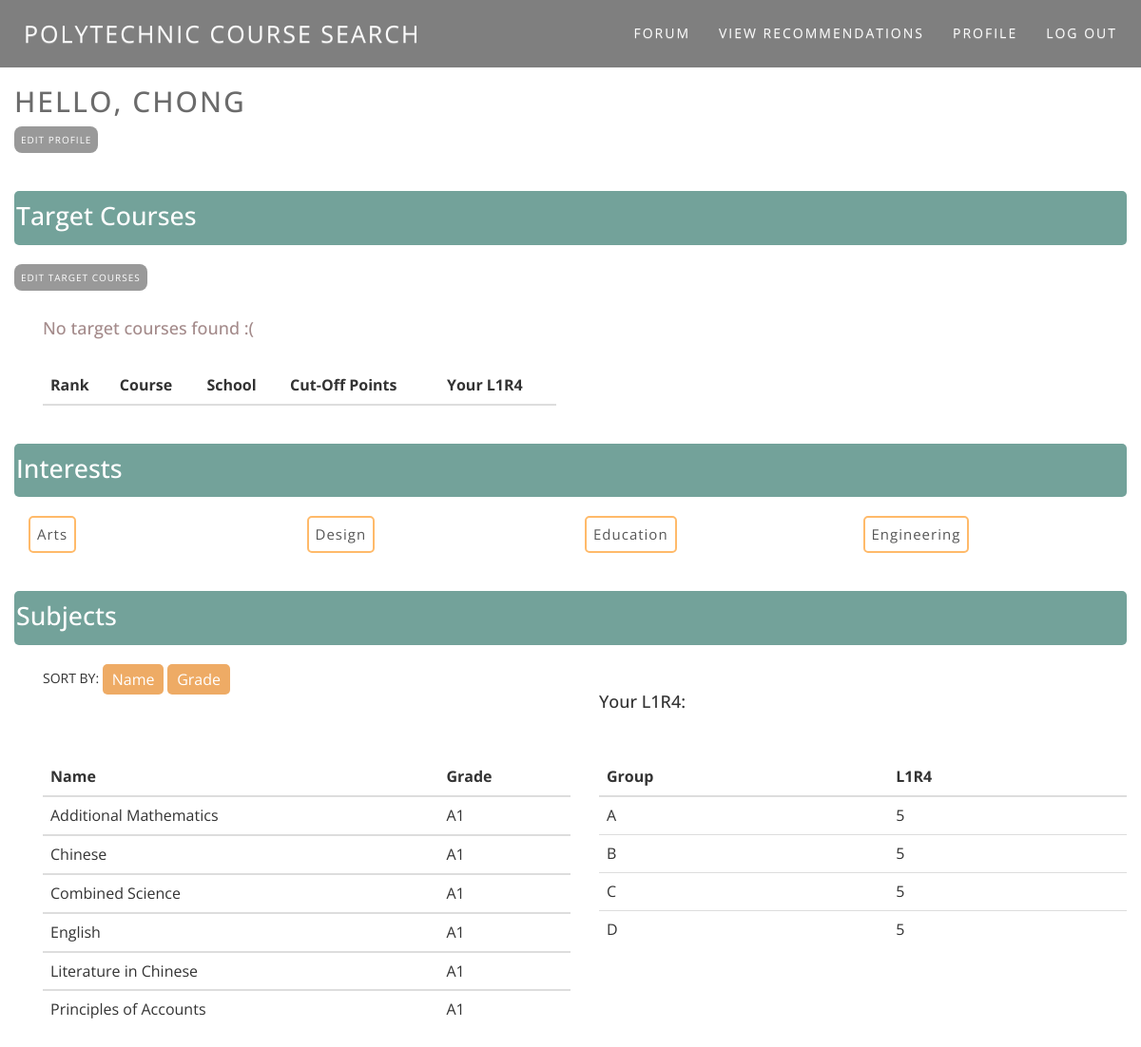
Page /profile/view/ (signed in) on the committed database.
### coursesearch/models.py (models this page shows, shortened)
class Interest(models.Model):
    name = models.CharField(max_length=50)
    related = models.TextField(blank=True)

class Grade(models.Model):
    profile = models.ForeignKey(Profile, on_delete=models.CASCADE)
    subject = models.ForeignKey(Subject, on_delete=models.CASCADE)
    grade = models.CharField(max_length=2, choices=GRADE_CHOICES)

class Subject(models.Model):
    code = models.IntegerField(primary_key=True)
    name = models.CharField(max_length=50)

class Profile(models.Model):
    user = models.OneToOneField(User, on_delete=models.CASCADE)
    subjects = models.ManyToManyField(Subject, through='Grade')
    interests = models.ManyToManyField(Interest)
    targets = models.ManyToManyField(Course, through='Target')
    l1r4_A = models.IntegerField(default=0)
    l1r4_B = models.IntegerField(default=0)
    l1r4_C = models.IntegerField(default=0)
    l1r4_D = models.IntegerField(default=0)

### coursesearch/views.py (the view)
# urls.py: url(r'^profile/view/$', views.profile_view, name='profile_view'),
def profile_view(request):
    interests = Interest.objects.filter(profile=request.user.profile).order_by('name')
    targets = Target.objects.filter(profile=request.user.profile).order_by('rank')
    grades = Grade.objects.filter(profile=request.user.profile).order_by('subject__name')
    return render(request,'coursesearch/profile_view.html', {'interests': interests, 'targets': targets, 'grades': grades})

### coursesearch/templates/coursesearch/profile_view.html (shortened to what this page needs)
{% extends 'coursesearch/base.html' %}
{% block content %}
    <div class="container">
    <div class="row"><h2>Hello, {{ request.user.first_name }}</h2></div>
        <div class="row"><a href="/profile/edit/"><button class="edit_profile" type="button">Edit Profile</button></a></div>
    </div>
    <br /><br />
    <div class="container">
        <div class="row">
            <div class="title-header">
            <h4> Target Courses</h4></div>
            </div>
        <br />
        <div class="row"><a href="/profile/edit/course/"><button class="edit_profile" type="button">Edit Target Courses</button></a></div>
        <br />
        <div class="col-sm-6"><table class="table">
            <thead><tr>
                <th>Rank</th>
                <th>Course</th>
                <th>School</th>
                <th>Cut-Off Points</th>
                <th>Your L1R4</th>
            </tr></thead>
            <tbody>
                {% for target in targets %}<tr>
                    <td>{{ target.rank }}</td>
                    <td>{{ target.course.name }}</td>
                    <td>{{ target.course.get_school_display }}</td>
                    <td>{{ target.course.cutoff }}</td>
                    <td>
                        {% if target.course.l1r4group == 'A' %}
                            {{ request.user.profile.l1r4_A }}
                        {% elif target.course.l1r4group == 'B' %}
                            {{ request.user.profile.l1r4_B }}
                        {% elif target.course.l1r4group == 'C' %}
                            {{ request.user.profile.l1r4_C }}
                        {% elif target.course.l1r4group == 'D' %}
                            {{ request.user.profile.l1r4_D }}
                    {% endif %}
                    </td>
                </tr>{% empty %}
                <h4 style="color:#a48b8b;">No target courses found :(</h4>
                    <br />
                {% endfor %}
            </tbody>
        </table>
    </div>
    </div>
    <br />
    <div class="container">
        <div class="row"><div class="title-header"><h4> Interests</h4></div> </div>
        <br />
        <div class="row">
            {% for interest in interests %}
                <li class="col-sm-3"><div class="interest">{{interest.name}}</div></li>
            {% endfor %}
        </div>
    </div>
    <br /><br />
    <div class="container">
        <div class="row"><div class="title-header"><h4>Subjects</h4></div></div>
        <br />
        <div class="container" id="subject_table">
            <div class="row">
                <div class="col-sm-6">
                    SORT BY:
                    <button type="button" class="sort btn sort-btn" data-sort="name">Name</button>
                    <button type="button" class="sort btn sort-btn" data-sort="grade">Grade</button>
                </div>
                <br />
                <div class="col-sm-6">
                    <strong><h4>Your L1R4:</h4></strong>
                </div>
            </div>
            <div class="row">
            <br /><br />
                <div class="col-sm-6">
                    <table class="table list">
                        <thead><tr>
                            <th>Name</th>
                            <th>Grade</th>
                        </tr></thead>
                        {% for gradeobject in grades %}<tbody><tr>
                            <td class="name">{{ gradeobject.subject.name }}</td>
                            <td class="grade"> {{ gradeobject.get_grade_display }}</td>
                        </tr></tbody>{% endfor %}
                    </table>
                </div>
                <div class="col-sm-6">
                    <table class="table">
                        <thead><tr>
                            <th>Group</th>
                            <th>L1R4</th>
                        </tr></thead>
                        <tbody>
                            <tr><td>A</td><td>{{ request.user.profile.l1r4_A }}</td></tr>
                            <tr><td>B</td><td>{{ request.user.profile.l1r4_B }}</td></tr>
                            <tr><td>C</td><td>{{ request.user.profile.l1r4_C }}</td></tr>
                            <tr><td>D</td><td>{{ request.user.profile.l1r4_D }}</td></tr>
                        </tbody>
                    </table>
                </div>
            </div>
    </div>
{% endblock %}

### coursesearch/templates/coursesearch/base.html (shortened to what this page needs)
{% load staticfiles %}
<html>
<head>
<link rel="stylesheet" href="//maxcdn.bootstrapcdn.com/bootstrap/3.2.0/css/bootstrap.min.css">
<link rel="stylesheet" href="//maxcdn.bootstrapcdn.com/bootstrap/3.2.0/css/bootstrap-theme.min.css">
<link rel="stylesheet" href="{% static 'css/coursesearch.css' %}">
</head>
<body>
<nav class="navbar navbar-fixed-top">
	<div class="container-fluid">
		<div class="navbar-header">
			<a class="navbar-brand" href="/">Polytechnic Course Search</a>
		</div>
		<ul class="nav navbar-nav navbar-right">
			{% if user.is_authenticated %}
                <li><a href="/forum/main">Forum</a></li>
                <li><a href="/profile/recommend/">View Recommendations</a></li>
                <li><a href="/profile/view/">Profile</a></li>
                <li><a href="/logout/">Log out</a></li>
			{% else %}
				<li><a href="/login/">Log in</a></li>
			{% endif %}
    	</ul>
	</div>
</nav>
{% if user.is_authenticated %}
    {% block content %}
    {% endblock %}
{% else %}
    {% block public_content %}
    {% endblock %}
{% endif %}
</body>
</html>

### coursesearch/static/css/coursesearch.css (style rules this page uses)
body { font-family: 'Open Sans', sans-serif; padding-top: 70px; }
a { text-transform: uppercase; }
h2 { text-transform: uppercase; letter-spacing: 2px; color: #6b6b6b; }
ul, li { list-style: none; }
.navbar { text-transform: uppercase; letter-spacing: 2px; padding: 10px; background: #7F7F7F; }
.navbar a { color: #FCFCFC; }
.navbar-brand { font-size: 25px; }
.sort-btn { text-align: center; font-size: 16px; background: #eeab65; color: #ffffff; border-radius: 5px; padding: 5px 10px; border: none; }
.edit_profile { letter-spacing: 1px; background-color: #999999; border: none; color: white; padding: 7px 7px; text-align: center; text-decoration: none; display: inline-block; font-size: 10px; border-radius: 8px; transition-duration: 0.2s; text-transform: uppercase; position: relative; }
.title-header { background-color: #73a29a; margin-top: 0; padding: 2px 2px 5px 2px; border-radius: 5px; }
.title-header h4 { color: #ffffff; font-size: 20pt; }
.interest { letter-spacing: 1px; border: solid; color: #575757; padding: 7px 7px; text-align: center; text-decoration: none; display: inline-block; font-size: 15px; border-radius: 5px; position: relative; border-color: #ffba6a; border-width: 2px; }

### rows in the picture
Interest: name "Arts"
Interest: name "Design"
Interest: name "Education"
Interest: name "Engineering"
Grade: subject.name "Additional Mathematics", grade "A1"
Grade: subject.name "Chinese", grade "A1"
Grade: subject.name "Combined Science", grade "A1"
Grade: subject.name "English", grade "A1"
Grade: subject.name "Literature in Chinese", grade "A1"
Grade: subject.name "Principles of Accounts", grade "A1"

### other values in the picture
{{ request.user.first_name }} "CHONG"
{{ request.user.profile.l1r4_A }} "5"
{{ request.user.profile.l1r4_B }} "5"
{{ request.user.profile.l1r4_C }} "5"
{{ request.user.profile.l1r4_D }} "5"
